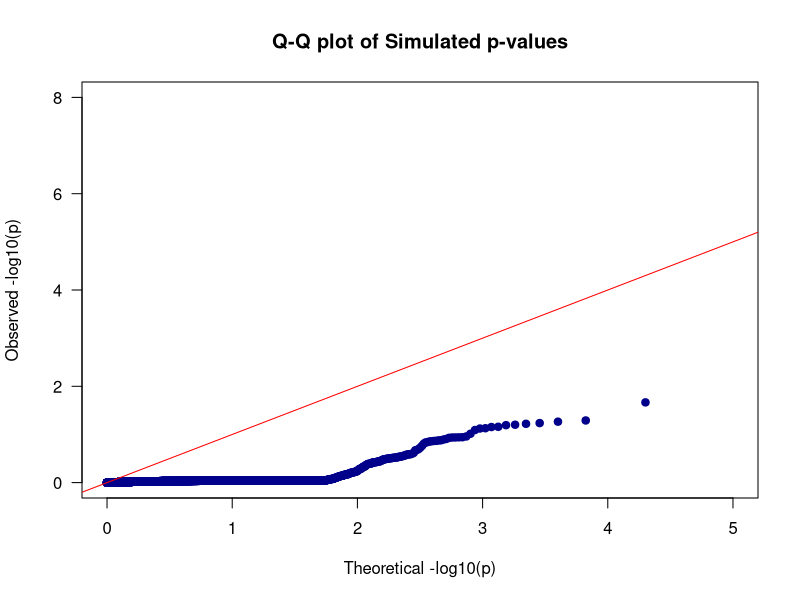

Recreate this plot in R.
# Set seed for reproducibility
set.seed(123)

# Number of p-values to simulate
n <- 10000  # Larger number of p-values for better coverage

# Simulate p-values from a chi-squared distribution
p_values <- pchisq(rchisq(n, df=1), df=1)

# Parameters for inflation and mixing
inflation_factor <- 50  # Increase this factor to significantly inflate p-values
mixing_proportion <- 0.1  # Reduce this proportion to decrease the influence of the uniform distribution

# Apply a significant inflation factor
inflated_p_values <- p_values * inflation_factor

# Ensure the p-values remain between 0 and 1
inflated_p_values <- pmin(inflated_p_values, 1)

# Introduce variability by combining with a uniform distribution
uniform_p_values <- runif(n, min = 0, max = 1)
mixed_p_values <- (inflated_p_values * (1 - mixing_proportion) + uniform_p_values * mixing_proportion)

# Ensure the p-values remain between 0 and 1
mixed_p_values <- pmin(mixed_p_values, 1)

# Create Q-Q plot function
qqplot <- function(p_values, main = "Q-Q plot of Simulated p-values", xlim = c(0, 5), ylim = c(0, 8), pch = 19, col = "blue4", cex = 1, las = 1) {
  # Compute the theoretical quantiles
  theo_quantiles <- -log10(ppoints(length(p_values)))
  
  # Compute the observed quantiles
  obs_quantiles <- -log10(sort(p_values))
  
  # Plot the Q-Q plot
  plot(theo_quantiles, obs_quantiles, main = main, xlim = xlim, ylim = ylim, pch = pch, col = col, cex = cex, las = las, xlab = "Theoretical -log10(p)", ylab = "Observed -log10(p)")
  
  # Add reference line
  abline(a = 0, b = 1, col = "red")
}

# Generate the Q-Q plot with adjusted inflation factor and mixing proportion
qqplot(mixed_p_values)
